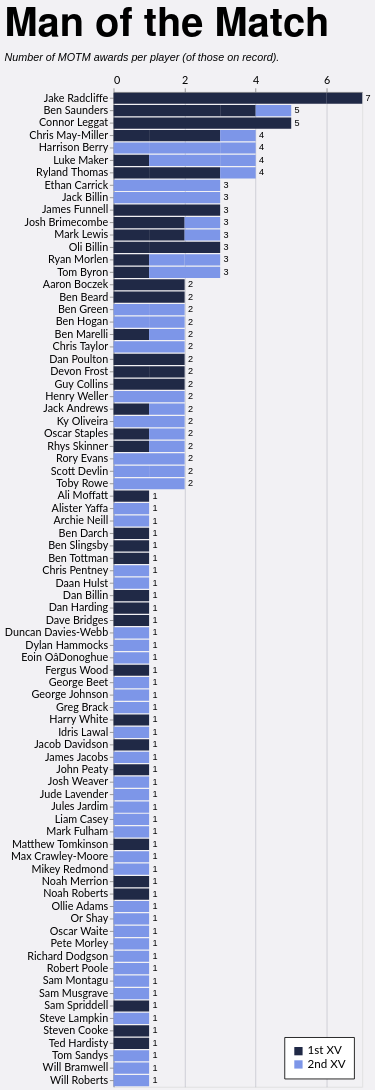

Specify this chart in Vega-Lite:
### Vega-Lite specification from a JSON file in a GitHub repository (floating-point values rounded to 4 significant figures)
{"config": {"axis": {"labelFont": "Lato, sans-serif", "titleFont": "PT Sans Narrow, Helvetica Neue, Helvetica, Arial, sans-serif", "labelFontSize": 13, "titleFontSize": 24, "gridColor": "#202947", "gridOpacity": 0.2}, "header": {"labelFont": "PT Sans Narrow, Helvetica Neue, Helvetica, Arial, sans-serif", "titleFont": "PT Sans Narrow, Helvetica Neue, Helvetica, Arial, sans-serif", "labelFontSize": 24, "titleFontSize": 28, "labelFontWeight": "bold", "orient": "left"}, "legend": {"labelFont": "Lato, sans-serif", "titleFont": "PT Sans Narrow, Helvetica Neue, Helvetica, Arial, sans-serif", "labelFontSize": 14, "titleFontSize": 16, "titlePadding": 5, "fillColor": "white", "strokeColor": "black", "padding": 10, "titleFontWeight": "lighter", "titleFontStyle": "italic", "titleColor": "gray", "offset": 10}, "title": {"font": "PT Sans Narrow, Helvetica Neue, Helvetica, Arial, sans-serif", "fontSize": 48, "fontWeight": "bold", "anchor": "start", "align": "center", "titlePadding": 20, "subtitlePadding": 10, "subtitleFontSize": 13, "subtitleColor": "", "subtitleFontStyle": "italic", "offset": 15, "color": "black"}, "axisX": {"labelAngle": 0}, "facet": {"title": null, "header": null, "align": {"row": "each", "column": "each"}}, "resolve": {"scale": {"y": "independent", "facet": "independent"}}, "background": "#f2f1f4"}, "layer": [{"mark": {"type": "bar"}, "encoding": {"color": {"field": "squad", "legend": {"direction": "vertical", "labelExpr": "datum.value + ' XV'", "orient": "bottom-right", "title": null}, "scale": {"domain": ["1st", "2nd"], "range": ["#202946", "#7d96e8"]}, "sort": ["1st", "2nd"], "type": "nominal"}, "tooltip": [{"field": "player", "title": "Player", "type": "nominal"}, {"field": "squad", "title": "Squad", "type": "nominal"}, {"field": "game_type", "title": "Game Type", "type": "nominal"}, {"aggregate": "sum", "field": "motm_awards", "title": "MOTM Awards", "type": "quantitative"}, {"aggregate": "max", "field": "player_total", "title": "Total", "type": "quantitative"}], "x": {"aggregate": "sum", "axis": {"orient": "top", "title": null}, "field": "motm_awards", "type": "quantitative"}, "y": {"field": "player", "sort": {"field": "player_total", "op": "max", "order": "descending"}, "title": null, "type": "nominal"}}}, {"mark": {"type": "text", "align": "left", "baseline": "middle", "color": "black", "dx": 4, "fontSize": 11}, "encoding": {"text": {"field": "total_awards", "format": ".0f", "type": "quantitative"}, "x": {"axis": {"format": ".0f", "orient": "top", "tickCount": 3, "title": null}, "field": "total_awards", "type": "quantitative"}, "y": {"field": "player", "sort": {"field": "player_total", "op": "max", "order": "descending"}, "title": null, "type": "nominal"}}, "transform": [{"aggregate": [{"op": "sum", "field": "motm_awards", "as": "total_awards"}, {"op": "max", "field": "player_total", "as": "player_total"}], "groupby": ["player"]}]}], "data": {"name": "data-4b2c51aa138a9c513ab97568a5607044"}, "height": {"step": 15}, "params": [{"name": "seasonParam", "value": []}, {"name": "gameTypesParam", "value": []}, {"name": "squadParam", "value": "All"}], "title": {"text": "Man of the Match", "subtitle": "Number of MOTM awards per player (of those on record)."}, "transform": [{"filter": "length(seasonParam) === 0 || indexof(seasonParam, datum.season) >= 0"}, {"filter": "length(gameTypesParam) === 0 || indexof(gameTypesParam, datum.game_type) >= 0"}, {"filter": "squadParam === \"All\" || datum.squad === squadParam"}, {"joinaggregate": [{"op": "sum", "field": "motm_awards", "as": "player_total"}], "groupby": ["player"]}, {"filter": "datum.player_total > 0"}], "width": 300, "$schema": "https://vega.github.io/schema/vega-lite/v5.20.1.json", "datasets": {"data-4b2c51aa138a9c513ab97568a5607044": [{"player": "Aaron Boczek", "squad": "1st", "season": "2023/24", "game_type": "League", "motm_awards": 1}, {"player": "Aaron Boczek", "squad": "1st", "season": "2025/26", "game_type": "League", "motm_awards": 1}, {"player": "Ali Moffatt", "squad": "1st", "season": "2021/22", "game_type": "League", "motm_awards": 1}, {"player": "Alister Yaffa", "squad": "2nd", "season": "2023/24", "game_type": "League", "motm_awards": 1}, {"player": "Archie Neill", "squad": "2nd", "season": "2021/22", "game_type": "Friendly", "motm_awards": 1}, {"player": "Ben Beard", "squad": "1st", "season": "2019/20", "game_type": "League", "motm_awards": 1}, {"player": "Ben Beard", "squad": "1st", "season": "2022/23", "game_type": "League", "motm_awards": 1}, {"player": "Ben Darch", "squad": "1st", "season": "2025/26", "game_type": "League", "motm_awards": 1}, {"player": "Ben Green", "squad": "2nd", "season": "2024/25", "game_type": "League", "motm_awards": 1}, {"player": "Ben Green", "squad": "2nd", "season": "2025/26", "game_type": "Cup", "motm_awards": 1}, {"player": "Ben Hogan", "squad": "2nd", "season": "2021/22", "game_type": "Friendly", "motm_awards": 1}, {"player": "Ben Hogan", "squad": "2nd", "season": "2022/23", "game_type": "League", "motm_awards": 1}, {"player": "Ben Marelli", "squad": "1st", "season": "2025/26", "game_type": "League", "motm_awards": 1}, {"player": "Ben Marelli", "squad": "2nd", "season": "2024/25", "game_type": "League", "motm_awards": 1}, {"player": "Ben Saunders", "squad": "1st", "season": "2019/20", "game_type": "League", "motm_awards": 1}, {"player": "Ben Saunders", "squad": "1st", "season": "2022/23", "game_type": "Cup", "motm_awards": 1}, {"player": "Ben Saunders", "squad": "1st", "season": "2022/23", "game_type": "League", "motm_awards": 1}, {"player": "Ben Saunders", "squad": "1st", "season": "2023/24", "game_type": "League", "motm_awards": 1}, {"player": "Ben Saunders", "squad": "2nd", "season": "2022/23", "game_type": "Friendly", "motm_awards": 1}, {"player": "Ben Slingsby", "squad": "1st", "season": "2025/26", "game_type": "League", "motm_awards": 1}, {"player": "Ben Tottman", "squad": "1st", "season": "2022/23", "game_type": "League", "motm_awards": 1}, {"player": "Chris May-Miller", "squad": "1st", "season": "2024/25", "game_type": "Cup", "motm_awards": 1}, {"player": "Chris May-Miller", "squad": "1st", "season": "2024/25", "game_type": "League", "motm_awards": 2}, {"player": "Chris May-Miller", "squad": "2nd", "season": "2023/24", "game_type": "League", "motm_awards": 1}, {"player": "Chris Pentney", "squad": "2nd", "season": "2021/22", "game_type": "League", "motm_awards": 1}, {"player": "Chris Taylor", "squad": "2nd", "season": "2022/23", "game_type": "League", "motm_awards": 1}, {"player": "Chris Taylor", "squad": "2nd", "season": "2023/24", "game_type": "League", "motm_awards": 1}, {"player": "Connor Leggat", "squad": "1st", "season": "2022/23", "game_type": "League", "motm_awards": 1}, {"player": "Connor Leggat", "squad": "1st", "season": "2023/24", "game_type": "League", "motm_awards": 4}, {"player": "Daan Hulst", "squad": "2nd", "season": "2023/24", "game_type": "League", "motm_awards": 1}, {"player": "Dan Billin", "squad": "1st", "season": "2021/22", "game_type": "League", "motm_awards": 1}, {"player": "Dan Harding", "squad": "1st", "season": "2025/26", "game_type": "League", "motm_awards": 1}, {"player": "Dan Poulton", "squad": "1st", "season": "2022/23", "game_type": "League", "motm_awards": 2}, {"player": "Dave Bridges", "squad": "1st", "season": "2024/25", "game_type": "League", "motm_awards": 1}, {"player": "Devon Frost", "squad": "1st", "season": "2021/22", "game_type": "League", "motm_awards": 1}, {"player": "Devon Frost", "squad": "1st", "season": "2022/23", "game_type": "Cup", "motm_awards": 1}, {"player": "Duncan Davies-Webb", "squad": "2nd", "season": "2023/24", "game_type": "League", "motm_awards": 1}, {"player": "Dylan Hammocks", "squad": "2nd", "season": "2025/26", "game_type": "League", "motm_awards": 1}, {"player": "Eoin OâDonoghue", "squad": "2nd", "season": "2021/22", "game_type": "Cup", "motm_awards": 1}, {"player": "Ethan Carrick", "squad": "2nd", "season": "2021/22", "game_type": "League", "motm_awards": 2}, {"player": "Ethan Carrick", "squad": "2nd", "season": "2022/23", "game_type": "League", "motm_awards": 1}, {"player": "Fergus Wood", "squad": "1st", "season": "2021/22", "game_type": "League", "motm_awards": 1}, {"player": "George Beet", "squad": "2nd", "season": "2023/24", "game_type": "League", "motm_awards": 1}, {"player": "George Johnson", "squad": "2nd", "season": "2021/22", "game_type": "League", "motm_awards": 1}, {"player": "Greg Brack", "squad": "2nd", "season": "2025/26", "game_type": "League", "motm_awards": 1}, {"player": "Guy Collins", "squad": "1st", "season": "2022/23", "game_type": "League", "motm_awards": 1}, {"player": "Guy Collins", "squad": "1st", "season": "2025/26", "game_type": "League", "motm_awards": 1}, {"player": "Harrison Berry", "squad": "2nd", "season": "2021/22", "game_type": "Friendly", "motm_awards": 1}, {"player": "Harrison Berry", "squad": "2nd", "season": "2022/23", "game_type": "League", "motm_awards": 1}, {"player": "Harrison Berry", "squad": "2nd", "season": "2024/25", "game_type": "League", "motm_awards": 1}, {"player": "Harrison Berry", "squad": "2nd", "season": "2025/26", "game_type": "Cup", "motm_awards": 1}, {"player": "Harry White", "squad": "1st", "season": "2023/24", "game_type": "League", "motm_awards": 1}, {"player": "Henry Weller", "squad": "2nd", "season": "2025/26", "game_type": "League", "motm_awards": 2}, {"player": "Idris Lawal", "squad": "2nd", "season": "2025/26", "game_type": "League", "motm_awards": 1}, {"player": "Jack Andrews", "squad": "1st", "season": "2025/26", "game_type": "League", "motm_awards": 1}, {"player": "Jack Andrews", "squad": "2nd", "season": "2025/26", "game_type": "League", "motm_awards": 1}, {"player": "Jack Billin", "squad": "2nd", "season": "2022/23", "game_type": "League", "motm_awards": 2}, {"player": "Jack Billin", "squad": "2nd", "season": "2024/25", "game_type": "League", "motm_awards": 1}, {"player": "Jacob Davidson", "squad": "1st", "season": "2021/22", "game_type": "League", "motm_awards": 1}, {"player": "Jake Radcliffe", "squad": "1st", "season": "2021/22", "game_type": "League", "motm_awards": 1}, {"player": "Jake Radcliffe", "squad": "1st", "season": "2022/23", "game_type": "League", "motm_awards": 1}, {"player": "Jake Radcliffe", "squad": "1st", "season": "2024/25", "game_type": "League", "motm_awards": 2}, {"player": "Jake Radcliffe", "squad": "1st", "season": "2025/26", "game_type": "Cup", "motm_awards": 1}, {"player": "Jake Radcliffe", "squad": "1st", "season": "2025/26", "game_type": "League", "motm_awards": 2}, {"player": "James Funnell", "squad": "1st", "season": "2019/20", "game_type": "League", "motm_awards": 1}, {"player": "James Funnell", "squad": "1st", "season": "2021/22", "game_type": "League", "motm_awards": 1}, {"player": "James Funnell", "squad": "1st", "season": "2025/26", "game_type": "League", "motm_awards": 1}, {"player": "James Jacobs", "squad": "2nd", "season": "2021/22", "game_type": "Friendly", "motm_awards": 1}, {"player": "John Peaty", "squad": "1st", "season": "2022/23", "game_type": "League", "motm_awards": 1}, {"player": "Josh Brimecombe", "squad": "1st", "season": "2023/24", "game_type": "League", "motm_awards": 1}, {"player": "Josh Brimecombe", "squad": "1st", "season": "2025/26", "game_type": "League", "motm_awards": 1}, {"player": "Josh Brimecombe", "squad": "2nd", "season": "2022/23", "game_type": "League", "motm_awards": 1}, {"player": "Josh Weaver", "squad": "2nd", "season": "2025/26", "game_type": "League", "motm_awards": 1}, {"player": "Jude Lavender", "squad": "2nd", "season": "2025/26", "game_type": "League", "motm_awards": 1}, {"player": "Jules Jardim", "squad": "2nd", "season": "2022/23", "game_type": "League", "motm_awards": 1}, {"player": "Ky Oliveira", "squad": "2nd", "season": "2021/22", "game_type": "League", "motm_awards": 1}, {"player": "Ky Oliveira", "squad": "2nd", "season": "2025/26", "game_type": "League", "motm_awards": 1}, {"player": "Liam Casey", "squad": "2nd", "season": "2017/18", "game_type": "League", "motm_awards": 1}, {"player": "Luke Maker", "squad": "1st", "season": "2025/26", "game_type": "Cup", "motm_awards": 1}, {"player": "Luke Maker", "squad": "2nd", "season": "2023/24", "game_type": "Friendly", "motm_awards": 1}, {"player": "Luke Maker", "squad": "2nd", "season": "2023/24", "game_type": "League", "motm_awards": 1}, {"player": "Luke Maker", "squad": "2nd", "season": "2024/25", "game_type": "Friendly", "motm_awards": 1}, {"player": "Mark Fulham", "squad": "2nd", "season": "2018/19", "game_type": "League", "motm_awards": 1}, {"player": "Mark Lewis", "squad": "1st", "season": "2025/26", "game_type": "Cup", "motm_awards": 1}, {"player": "Mark Lewis", "squad": "1st", "season": "2025/26", "game_type": "League", "motm_awards": 1}, {"player": "Mark Lewis", "squad": "2nd", "season": "2024/25", "game_type": "Friendly", "motm_awards": 1}, {"player": "Matthew Tomkinson", "squad": "1st", "season": "2019/20", "game_type": "League", "motm_awards": 1}, {"player": "Max Crawley-Moore", "squad": "2nd", "season": "2023/24", "game_type": "League", "motm_awards": 1}, {"player": "Mikey Redmond", "squad": "2nd", "season": "2016/17", "game_type": "League", "motm_awards": 1}, {"player": "Noah Merrion", "squad": "1st", "season": "2024/25", "game_type": "League", "motm_awards": 1}, {"player": "Noah Roberts", "squad": "1st", "season": "2025/26", "game_type": "League", "motm_awards": 1}, {"player": "Oli Billin", "squad": "1st", "season": "2023/24", "game_type": "Cup", "motm_awards": 1}, {"player": "Oli Billin", "squad": "1st", "season": "2023/24", "game_type": "League", "motm_awards": 1}, {"player": "Oli Billin", "squad": "1st", "season": "2024/25", "game_type": "League", "motm_awards": 1}, {"player": "Ollie Adams", "squad": "2nd", "season": "2022/23", "game_type": "League", "motm_awards": 1}, {"player": "Or Shay", "squad": "2nd", "season": "2024/25", "game_type": "League", "motm_awards": 1}, {"player": "Oscar Staples", "squad": "1st", "season": "2025/26", "game_type": "League", "motm_awards": 1}, {"player": "Oscar Staples", "squad": "2nd", "season": "2024/25", "game_type": "League", "motm_awards": 1}, {"player": "Oscar Waite", "squad": "2nd", "season": "2017/18", "game_type": "League", "motm_awards": 1}, {"player": "Pete Morley", "squad": "2nd", "season": "2021/22", "game_type": "League", "motm_awards": 1}, {"player": "Rhys Skinner", "squad": "1st", "season": "2024/25", "game_type": "League", "motm_awards": 1}, {"player": "Rhys Skinner", "squad": "2nd", "season": "2023/24", "game_type": "League", "motm_awards": 1}, {"player": "Richard Dodgson", "squad": "2nd", "season": "2021/22", "game_type": "League", "motm_awards": 1}, {"player": "Robert Poole", "squad": "2nd", "season": "2016/17", "game_type": "League", "motm_awards": 1}, {"player": "Rory Evans", "squad": "2nd", "season": "2021/22", "game_type": "League", "motm_awards": 1}, {"player": "Rory Evans", "squad": "2nd", "season": "2023/24", "game_type": "League", "motm_awards": 1}, {"player": "Ryan Morlen", "squad": "1st", "season": "2022/23", "game_type": "League", "motm_awards": 1}, {"player": "Ryan Morlen", "squad": "2nd", "season": "2024/25", "game_type": "Friendly", "motm_awards": 1}, {"player": "Ryan Morlen", "squad": "2nd", "season": "2024/25", "game_type": "League", "motm_awards": 1}, {"player": "Ryland Thomas", "squad": "1st", "season": "2022/23", "game_type": "Cup", "motm_awards": 1}, {"player": "Ryland Thomas", "squad": "1st", "season": "2022/23", "game_type": "League", "motm_awards": 1}, {"player": "Ryland Thomas", "squad": "1st", "season": "2023/24", "game_type": "League", "motm_awards": 1}, {"player": "Ryland Thomas", "squad": "2nd", "season": "2022/23", "game_type": "League", "motm_awards": 1}, {"player": "Sam Montagu", "squad": "2nd", "season": "2021/22", "game_type": "League", "motm_awards": 1}, {"player": "Sam Musgrave", "squad": "2nd", "season": "2023/24", "game_type": "Friendly", "motm_awards": 1}, {"player": "Sam Spriddell", "squad": "1st", "season": "2021/22", "game_type": "League", "motm_awards": 1}, {"player": "Scott Devlin", "squad": "2nd", "season": "2021/22", "game_type": "Cup", "motm_awards": 1}, {"player": "Scott Devlin", "squad": "2nd", "season": "2022/23", "game_type": "League", "motm_awards": 1}, {"player": "Steve Lampkin", "squad": "2nd", "season": "2017/18", "game_type": "League", "motm_awards": 1}, {"player": "Steven Cooke", "squad": "1st", "season": "2017/18", "game_type": "League", "motm_awards": 1}, {"player": "Ted Hardisty", "squad": "1st", "season": "2023/24", "game_type": "League", "motm_awards": 1}, {"player": "Toby Rowe", "squad": "2nd", "season": "2021/22", "game_type": "League", "motm_awards": 2}, {"player": "Tom Byron", "squad": "1st", "season": "2023/24", "game_type": "League", "motm_awards": 1}, {"player": "Tom Byron", "squad": "2nd", "season": "2021/22", "game_type": "League", "motm_awards": 1}, {"player": "Tom Byron", "squad": "2nd", "season": "2025/26", "game_type": "League", "motm_awards": 1}, {"player": "Tom Sandys", "squad": "2nd", "season": "2017/18", "game_type": "League", "motm_awards": 1}, {"player": "Will Bramwell", "squad": "2nd", "season": "2023/24", "game_type": "League", "motm_awards": 1}, {"player": "Will Roberts", "squad": "2nd", "season": "2023/24", "game_type": "League", "motm_awards": 1}]}}
